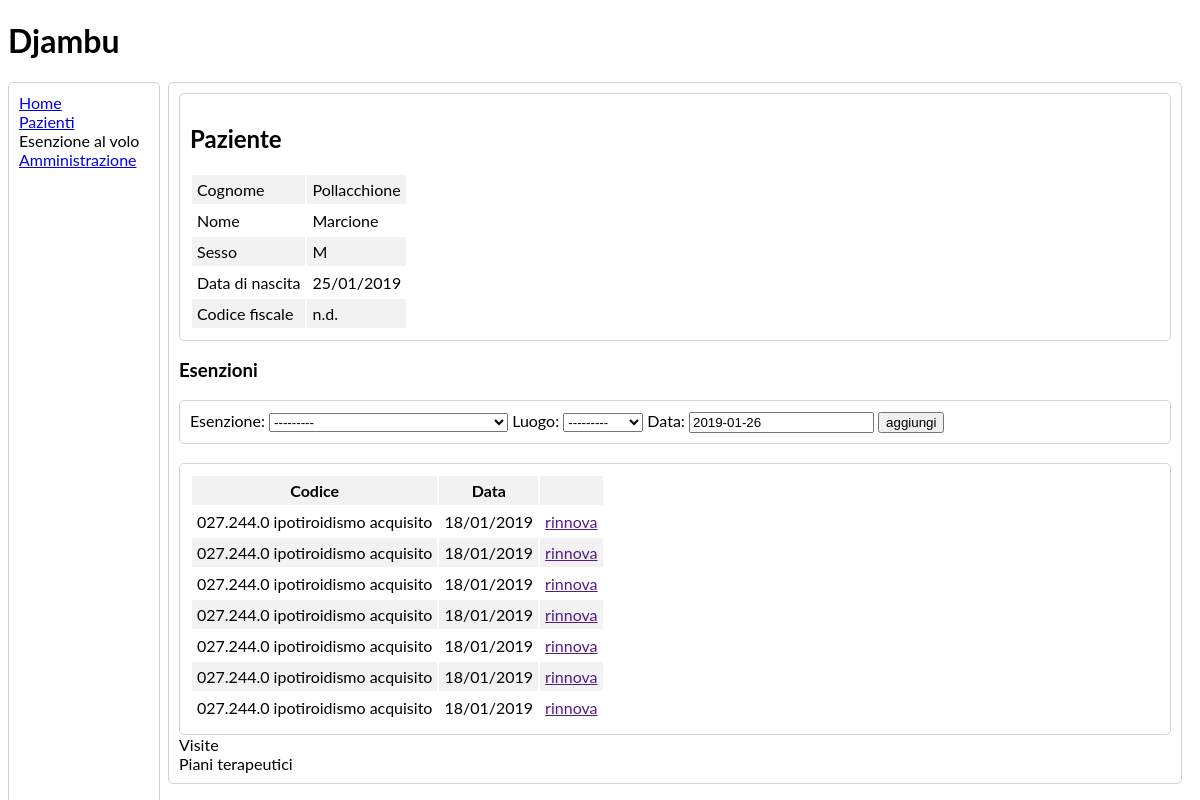
Before: /patients/3/ with the older database file.
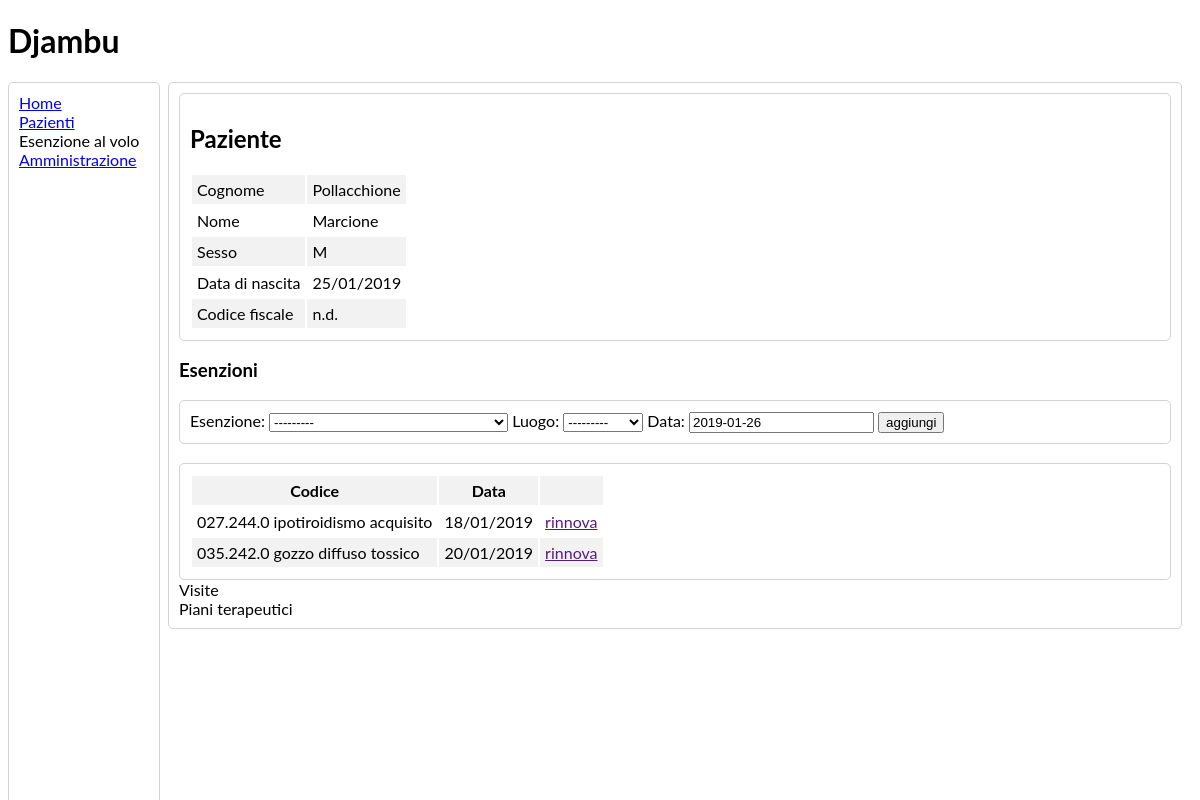
After: the same page with the newer database file.
### patients/models.py (models this page shows, shortened)
class Patient(models.Model): # TODO: make fields mandatory
    last_name = models.CharField(max_length=50, verbose_name='cognome')
    first_name = models.CharField(max_length=50, verbose_name='nome')
    sex = models.CharField(max_length=1, choices=SEX_CHOICES, verbose_name='sesso')
    birth_date = models.DateField(verbose_name='data di nascita')
    birth_place = models.CharField(max_length=100, blank=True, null=True,
                                   verbose_name='luogo di nascita')
    fiscal_code = models.CharField(max_length=16, blank=True, null=True,
                                   verbose_name='codice fiscale')
    address = models.CharField(max_length=200, blank=True, null=True,
                               verbose_name='indirizzo')
    class Meta:
        verbose_name = 'paziente'
        verbose_name_plural = 'pazienti'

class Exemption(models.Model):
    patient = models.ForeignKey(Patient, on_delete=models.SET_NULL, null=True,
                                blank=True, verbose_name='paziente')
    exemption = models.ForeignKey(ExemptionCodes, on_delete=models.SET_NULL,
                                  null=True, verbose_name='esenzione')
    name = models.CharField(max_length=150, null=True, default=' ',
                            blank=True, verbose_name='nome paziente')
    birth_place = models.CharField(max_length=50, null=True, blank=True,
                                   verbose_name='luogo di nascita',
                                   default=None)
    birth_date = models.DateField(verbose_name='data di nascita', null=True,
                                  blank=True, default=None)
    signature_place = models.ForeignKey(Place, verbose_name='luogo',
                                        on_delete=models.CASCADE)
    signature_date = models.DateField(verbose_name='data',
                                      default=utils.timezone.now)
    class Meta:
        verbose_name = 'esenzione'
        verbose_name_plural = 'esenzioni'

class ExemptionCodes(models.Model):
    code = models.CharField(max_length=10, verbose_name='codice')
    name = models.CharField(max_length=200, verbose_name='nome')
    def __str__(self):
        return self.code + ' ' + self.name
    class Meta:
        verbose_name = 'codice esenzione'
        verbose_name_plural = 'codici esenzione'

### patients/views.py (the view)
# urls.py: path('<int:pk>/', PatientDetailView.as_view(),
class PatientDetailView(DetailView):
    model = Patient
    template_name = 'patients/patient_detail.html'
    def get_context_data(self, **kwargs):
        context = super().get_context_data(**kwargs)
        context['exemptions'] = Exemption.objects.filter(
                patient_id=self.object.pk)
        context['exemption_form'] = RapidExemptionForm()
        return context

### patients/forms.py
class RapidExemptionForm(forms.ModelForm):
    class Meta:
        model = Exemption
        fields = ['patient', 'exemption', 'signature_place', 'signature_date']

### patients/models.py (called while the page is built)
    def __str__(self):
        return self.municipality

### patients/templates/patients/patient_detail.html (shortened to what this page needs)
{% extends './base_djambu.html' %}
{% block content %}
  <div class="round-border-panel">
    <div class="round-border-panel">
      <h2>Paziente</h2>
        <table class="table-no-background">
          <tr>
            <td>Cognome</td>
            <td>{{ object.last_name|capfirst }}</td>
          </tr>
          <tr>
            <td>Nome</td>
            <td>{{ object.first_name|capfirst }}</td>
          </tr>
          <tr>
            <td>Sesso</td>
            <td>{{ object.sex|capfirst }}</td>
          </tr>
          <tr>
            <td>Data di nascita</td>
            <td>{{ object.birth_date|date:'d/m/Y' }}</td>
          </tr>
          <tr>
            <td>Codice fiscale</td>
            <td>{{ object.fiscal_code|default:'n.d.' }}</td>
          </tr>
        </table>
     </div>
    {% include 'patients/panel_exemptions.html' %}
    Visite <br>
    Piani terapeutici <br>
  </div>
{% endblock %}

### patients/templates/patients/base_djambu.html (shortened to what this page needs)
{% extends './base.html' %}
{% block stylesheet %}
  {% load static %}
  {% static 'patients/css/style.css' %}
{% endblock %}
{% block body %}
  <h1>Djambu</h1>
  {% include './nav_bar.html' %}
    <div class="main">
      {% block content %}{% endblock %}
    </div>
{% endblock %}

### patients/templates/patients/base.html (shortened to what this page needs)
<!DOCTYPE html>
<html lang="en">
<head>
  <link rel="stylesheet" type="text/css"
        href="{% block stylesheet %}{% endblock %}">
</head>
<body>
  {% block body %}{% endblock %}
</body>
</html>

### patients/templates/patients/nav_bar.html
<div class="nav-bar">
  <a href="{% url 'patients:home' %}">Home</a> <br>
  <a href="{% url 'patients:patients_list' %}">Pazienti</a> <br>
  Esenzione al volo <br>
  <a href="/patients_admin/">Amministrazione</a>
</div>

### patients/templates/patients/panel_exemptions.html
<h3>Esenzioni</h3>
{% include 'patients/rapid_exemption_form.html' %}<br>
<div class="round-border-panel">
  <table>
    <tr>
      <th>Codice</th>
      <th>Data</th>
      <th></th>
    </tr>
    {% for e in exemptions %}
      <tr>
        <td>{{ e.exemption }}</td>
        <td>{{ e.signature_date|date:'d/m/Y' }}</td>
        <td><a href="">rinnova</a><br></td>
      </tr>
    {% endfor %}
  </table>
</div>

### patients/templates/patients/rapid_exemption_form.html (shortened to what this page needs)
<div class="round-border-panel">
  <form action="{% url 'patients:rapid_add_exemption' %}" method="post">
    {{ exemption_form.exemption.label_tag }}
    {{ exemption_form.exemption }}
    {{ exemption_form.signature_place.label_tag }}
    {{ exemption_form.signature_place }}
    {{ exemption_form.signature_date.label_tag }}
    {{ exemption_form.signature_date }}
    <input type="submit" value="aggiungi">
  </form>
</div>

### patients/static/patients/css/style.css (style rules this page uses)
body { font-family: Lato, sans-serif; }
th, td { padding: 5px; }
tr:nth-child(odd) { background-color: #f2f2f2; }
.round-border-panel { border: 1px solid lightgrey; border-radius: 5px; padding: 10px; }
.nav-bar { height: 100%; width: 130px; position: fixed; z-index: 1; overflow-x: hidden; border: 1px solid lightgrey; border-radius: 5px; padding: 10px; }
.main { margin-left: 150px; padding: 0px 10px; }

Changed rows visible on the page:
removed Exemption: exemption "027.244.0 ipotiroidismo acquisito", signature_date "18/01/2019"
removed Exemption: exemption "027.244.0 ipotiroidismo acquisito", signature_date "18/01/2019"
removed Exemption: exemption "027.244.0 ipotiroidismo acquisito", signature_date "18/01/2019"
removed Exemption: exemption "027.244.0 ipotiroidismo acquisito", signature_date "18/01/2019"
removed Exemption: exemption "027.244.0 ipotiroidismo acquisito", signature_date "18/01/2019"
removed Exemption: exemption "027.244.0 ipotiroidismo acquisito", signature_date "18/01/2019"
added Exemption: exemption "035.242.0 gozzo diffuso tossico", signature_date "20/01/2019"
